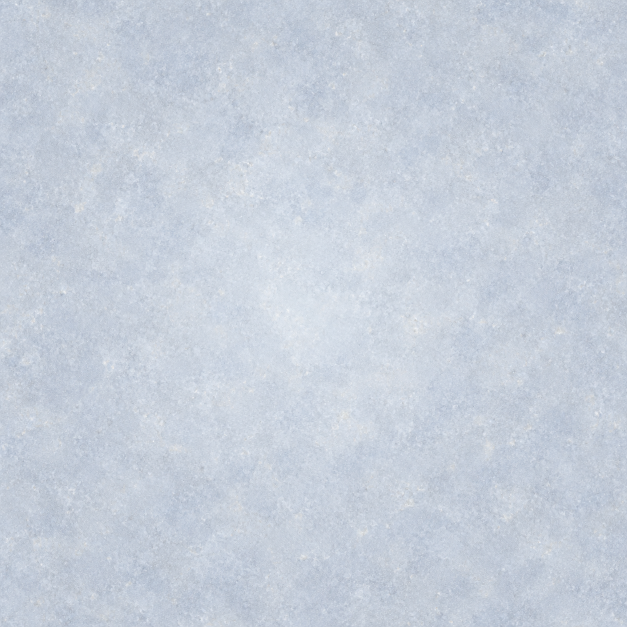
#> input picture Assets/GameplaySource/ceramic.png, 1254 x 1254 px (shown at 1/2 size)
$ python prepare_assets.py
#> lines starting #> are read from the running program, lines starting #| are printed output that depends on the picture
#> in generate, texture is the input picture: PIL image 1254x1254 RGB; mean R, G, B 198.3, 206.6, 218.4
### scripts/generate_gameplay_sprites.py
#!/usr/bin/env python3
"""Create Spherail's original board art from an original ceramic texture.

The image generator supplied only the neutral material swatch. All silhouettes,
colours, lighting, symbols, and damaged states below are drawn by this script.
No scaffold pixel data is used.
"""
from __future__ import annotations

import math
from pathlib import Path

from PIL import Image, ImageDraw


ROOT = Path(__file__).resolve().parents[1]
TEXTURE = ROOT / 'Assets' / 'GameplaySource' / 'ceramic.png'
OUTPUT = ROOT / 'Assets' / 'Gameplay'
MAC_OUTPUT = ROOT / 'Assets' / 'GameplayMac'
S = 4
COLORS = (
    (157, 177, 194),  # pearl
    (250, 121, 52),   # amber
    (43, 138, 231),   # azure
    (50, 184, 117),   # jade
    (247, 219, 30),   # gold
)


def mix(a, b, t):
    return tuple(round(a[i] * (1 - t) + b[i] * t) for i in range(3))


def rgba(c, alpha=255):
    return (*c, alpha)


def box(draw, xy, **kwargs):
    draw.rectangle(tuple(round(v * S) for v in xy), **kwargs)


def roundbox(draw, xy, radius, **kwargs):
    draw.rounded_rectangle(tuple(round(v * S) for v in xy), radius=radius*S, **kwargs)


def ellipse(draw, xy, **kwargs):
    draw.ellipse(tuple(round(v*S) for v in xy), **kwargs)


def polygon(draw, points, **kwargs):
    draw.polygon([(round(x*S), round(y*S)) for x, y in points], **kwargs)


def line(draw, points, **kwargs):
    draw.line([(round(x*S), round(y*S)) for x, y in points], **kwargs)


def finish(image, size=32):
    return image.resize((size, size), Image.Resampling.LANCZOS)


def ceramic(texture):
    # One repeated cell. Keep the material faint so level objects read at 32px.
    grain = texture.resize((32*S, 32*S), Image.Resampling.LANCZOS).convert('RGB')
    base = Image.new('RGB', grain.size, (212, 219, 231))
    base = Image.blend(base, grain, 0.19).convert('RGBA')
#> base: PIL image 128x128 RGBA
    shine = Image.new('RGBA', base.size, (0, 0, 0, 0))
#> shine: PIL image 128x128 RGBA; every value is 0
    d = ImageDraw.Draw(shine)
    box(d, (0, 0, 31, 31), outline=(137, 157, 177, 210), width=S)
    line(d, [(1, 1), (30, 1), (30, 2)], fill=(252, 252, 247, 170), width=S)
    line(d, [(1, 1), (1, 30)], fill=(252, 252, 247, 160), width=S)
    line(d, [(1, 30), (30, 30), (30, 2)], fill=(122, 145, 167, 100), width=S)
    base.alpha_composite(shine)
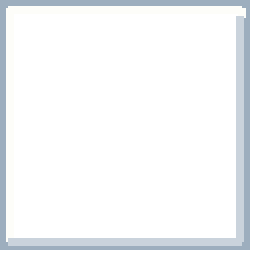
#> shine: PIL image 128x128 RGBA (shown 2 times larger); mean R, G, B, A 32.4, 35.3, 37.9, 32.2; transparent parts drawn white
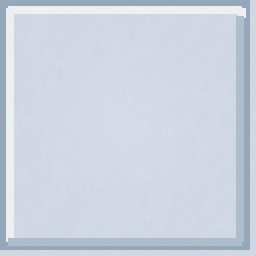
#> base: PIL image 128x128 RGBA (shown 2 times larger); mean R, G, B, A 203.8, 212, 224.1, 255
    return base


def wall(floor, color):
    im = floor.copy()
    d = ImageDraw.Draw(im)
    dark = mix(color, (20, 48, 62), 0.48)
    light = mix(color, (255, 249, 223), 0.52)
    roundbox(d, (1.5, 1.5, 30.5, 30.5), 3, fill=rgba(dark), outline=(38, 82, 94, 255), width=S)
    roundbox(d, (3, 3, 28.5, 28.5), 2.5, fill=rgba(mix(color, (220, 232, 238), 0.42)), outline=rgba(light), width=S)
    roundbox(d, (5, 5, 26.5, 26.5), 1.7, fill=rgba(mix(color, (239, 241, 231), 0.32)))
    line(d, [(6, 6), (25, 6)], fill=(255, 255, 246, 145), width=S)
    line(d, [(26, 7), (26, 25), (7, 26)], fill=rgba(dark, 100), width=S)
    return im


def key_wall(floor, color):
    # Keep the colour wall intact; a dark V identifies a closed switch wall.
    im = wall(floor, color)
    d = ImageDraw.Draw(im)
    line(d, [(10, 9), (16, 22), (22, 9)], fill=(23, 53, 60, 255), width=2*S, joint='curve')
    return im


def entrypoint(floor):
    im = floor.copy()
    d = ImageDraw.Draw(im)
    # An octagonal emitter, distinct from the original four-dot source image.
    polygon(d, [(12, 4), (20, 4), (28, 12), (28, 20), (20, 28),
                (12, 28), (4, 20), (4, 12)], fill=(38, 94, 105), outline=None)
    polygon(d, [(12, 6), (20, 6), (26, 12), (26, 20), (20, 26),
                (12, 26), (6, 20), (6, 12)], fill=(231, 195, 134))
    ellipse(d, (10, 10, 22, 22), fill=(20, 56, 66), outline=(255, 244, 210), width=S)
    polygon(d, [(16, 9), (20, 16), (16, 14), (12, 16)], fill=(255, 177, 112))
    return im


def hole(floor, color):
    im = Image.new('RGBA', (64*S, 64*S))
    for y in (0, 1):
        for x in (0, 1):
            im.paste(floor, (x*32*S, y*32*S))
    d = ImageDraw.Draw(im)
    dark = mix(color, (12, 43, 54), 0.6)
    light = mix(color, (255, 242, 202), 0.44)
    polygon(d, [(19, 4), (45, 4), (60, 19), (60, 45), (45, 60),
                (19, 60), (4, 45), (4, 19)], fill=rgba(dark), outline=None)
    polygon(d, [(20, 7), (44, 7), (57, 20), (57, 44), (44, 57),
                (20, 57), (7, 44), (7, 20)], fill=rgba(mix(color, (215, 225, 224), 0.53)))
    ellipse(d, (12, 12, 52, 52), fill=rgba(light), outline=rgba((249, 244, 217)), width=2*S)
    ellipse(d, (17, 17, 47, 47), fill=(19, 59, 69), outline=rgba(dark), width=3*S)
    ellipse(d, (21, 21, 43, 43), fill=(5, 19, 29), outline=(95, 130, 132), width=S)
    for x, y in ((17, 12), (47, 12), (52, 47), (12, 47)):
        ellipse(d, (x-1, y-1, x+1, y+1), fill=(35, 79, 85))
    reflection = Image.new('RGBA', im.size, (0, 0, 0, 0))
    ellipse(ImageDraw.Draw(reflection), (24, 23, 36, 29), fill=(76, 113, 116, 105))
    im.alpha_composite(reflection)
    return im


def ball(color):
    size = 128
    im = Image.new('RGBA', (size, size), (0, 0, 0, 0))
    pixels = im.load()
    # Keep the neutral ball pearly; coloured balls retain their hue through
    # both the lit and shaded parts after the game shrinks them to 20px.
    neutral = color == COLORS[0]
    hi = mix(color, (255, 250, 226), 0.72 if neutral else 0.10)
    deep = mix(color, (7, 36, 56), 0.7 if neutral else 0.48)
    for y in range(size):
        for x in range(size):
            dx = (x-63.5)/57
            dy = (y-63.5)/57
            dist = math.hypot(dx, dy)
            if dist > 1.05:
                continue
            alpha = round(255*max(0, min(1, (1.05-dist)*12)))
            light = max(0, 1 - math.hypot(dx+0.34, dy+0.43)/1.4)
            shade = max(0, min(1, 0.45 + light*0.68 - dist*0.24 + dy*-0.09))
            c = mix(deep, hi, shade)
            if 0.88 < dist < 1.0:
                c = mix(c, deep, 0.7)
            pixels[x, y] = rgba(c, alpha)
    reflection = Image.new('RGBA', im.size, (0, 0, 0, 0))
    d = ImageDraw.Draw(reflection)
    d.ellipse((34, 21, 76, 49), fill=(255, 255, 242, 50 if neutral else 30))
    d.arc((9, 9, 117, 117), 203, 314,
          fill=rgba(mix(color, (255, 248, 213), 0.55), 200), width=5)
    im.alpha_composite(reflection)
    return im


def brick(color, stage):
    # Damage stages share a newly drawn, beveled enamel block silhouette.
    im = Image.new('RGBA', (128, 128), (0, 0, 0, 0))
    d = ImageDraw.Draw(im)
    shadow = mix(color, (17, 49, 60), 0.57)
    mid = mix(color, (222, 227, 217), 0.13)
    lit = mix(color, (255, 243, 210), 0.44)
    roundbox(d, (0.5, 0.5, 31.5, 31.5), 2.6, fill=rgba(shadow))
    roundbox(d, (2, 2, 29, 29), 1.8, fill=rgba(mid), outline=rgba(lit), width=S)
    roundbox(d, (5, 5, 26, 25.5), 1.1, fill=rgba(mix(mid, lit, 0.21)))
    line(d, [(5, 5), (26, 5)], fill=(255, 255, 234, 125), width=S)
    # Even the untouched brick has one dark fracture, so it cannot be mistaken
    # for a colour wall; later damage adds branches and widens the seam.
    cracks = [
        [(10, 1), (13, 7), (10, 12), (17, 17), (14, 23), (21, 31)],
        [(29, 11), (23, 14), (17, 17)],
        [(3, 23), (9, 20), (14, 23)],
    ]
    crack_highlight = Image.new('RGBA', im.size, (0, 0, 0, 0))
    highlight_draw = ImageDraw.Draw(crack_highlight)
    for path in cracks[:stage + 1]:
        line(d, path, fill=rgba(mix(shadow, (8, 29, 37), 0.62)),
             width=round((1.5 if stage == 0 else 1.8 + stage * 0.2)*S), joint='curve')
        offset = [(x+0.8, y+0.6) for x, y in path]
        line(highlight_draw, offset, fill=rgba(lit, 205), width=S//2, joint='curve')
    im.alpha_composite(crack_highlight)
    if stage == 2:
        polygon(d, [(0, 0), (8, 0), (4, 4), (0, 7)], fill=(0, 0, 0, 0))
        polygon(d, [(32, 22), (32, 32), (24, 32), (29, 27)], fill=(0, 0, 0, 0))
    return im


def one_way(floor, color, direction, *, capped=False):
    im = floor.copy()
    d = ImageDraw.Draw(im)
    rim = mix(color, (16, 54, 65), 0.49)
    roundbox(d, (2, 2, 30, 30), 4, fill=rgba(mix(color, (227, 231, 225), 0.62)),
             outline=rgba(rim), width=S)
    # Keep the established face and rails identical on both platforms.
    box(d, (3, 3, 29, 6), fill=rgba(color))
    box(d, (3, 26, 29, 29), fill=rgba(color))
    arrow = [(16, 8), (23, 17), (19, 17), (19, 24), (13, 24), (13, 17), (9, 17)]
    if capped:
        # The Mac mark adds a transverse bar ahead of the arrow. The shorter
        # arrow leaves a gap while keeping the combined mark centred in the cell.
        arrow = [(16, 12), (23, 18), (19, 18), (19, 24), (13, 24), (13, 18), (9, 18)]
    theta = {'u': 0, 'r': 90, 'd': 180, 'l': 270}[direction]
    rad = math.radians(theta)
    rotated = [(16+(x-16)*math.cos(rad)-(y-16)*math.sin(rad),
                16+(x-16)*math.sin(rad)+(y-16)*math.cos(rad)) for x, y in arrow]
    polygon(d, rotated, fill=rgba(rim))
    if capped:
        cap = [(9, 8), (23, 8), (23, 10), (9, 10)]
        rotated_cap = [(16+(x-16)*math.cos(rad)-(y-16)*math.sin(rad),
                        16+(x-16)*math.sin(rad)+(y-16)*math.cos(rad)) for x, y in cap]
        polygon(d, rotated_cap, fill=rgba(rim))
    return im


def accelerator_chevrons(direction):
    """Two equal chevrons whose combined bounds are centred at (16, 16)."""
    theta = math.radians({'u': 0, 'r': 90, 'd': 180, 'l': 270}[direction])
    paths = []
    for tip_y in (8.5, 16.5):
        arrow = [(8, tip_y+7), (16, tip_y), (24, tip_y+7)]
        paths.append([(16+(x-16)*math.cos(theta)-(y-16)*math.sin(theta),
                       16+(x-16)*math.sin(theta)+(y-16)*math.cos(theta)) for x, y in arrow])
    return paths


def accelerator(floor, direction):
    im = floor.copy()
    d = ImageDraw.Draw(im)
    roundbox(d, (3, 3, 29, 29), 3, fill=(105, 154, 164, 76),
             outline=(57, 108, 118, 190), width=S)
    for points in accelerator_chevrons(direction):
        line(d, points, fill=(28, 101, 117), width=3*S, joint='curve')
        line(d, points, fill=(241, 242, 215), width=S, joint='curve')
    return im


def generate():
    OUTPUT.mkdir(parents=True, exist_ok=True)
    MAC_OUTPUT.mkdir(parents=True, exist_ok=True)
    texture = Image.open(TEXTURE)
    floor = ceramic(texture)
    finish(floor).save(OUTPUT / 'tile.png')
    finish(entrypoint(floor)).save(OUTPUT / 'entrypoint.png')
    for index, color in enumerate(COLORS):
        finish(wall(floor, color)).save(OUTPUT / f'wall{index}.png')
        finish(key_wall(floor, color)).save(OUTPUT / f'key_wall{index}.png')
        finish(hole(floor, color), 64).save(OUTPUT / f'hole{index}.png')
        ball(color).save(OUTPUT / f'ball{index}.png')
        for stage in range(3):
            suffix = f'_{stage}' if stage else ''
            brick(color, stage).save(OUTPUT / f'brick{index}{suffix}.png')
        for direction in 'udlr':
            shared = finish(one_way(floor, color, direction))
            shared.save(OUTPUT / f'one_way_{direction}{index}.png')
            capped = finish(one_way(floor, color, direction, capped=True))
            # Keep the original frame/rails exactly, including their edge pixels.
            shared.paste(capped.crop((7, 7, 26, 26)), (7, 7))
            shared.save(MAC_OUTPUT / f'one_way_{direction}{index}.png')
#> this loop made 5 passes
#> pass 1, in key_wall, `im = wall(floor, color)`:
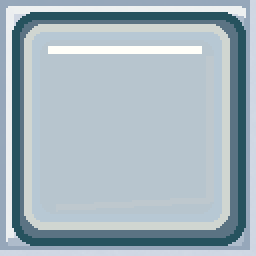
#> im: PIL image 128x128 RGBA (shown 2 times larger); mean R, G, B, A 162.1, 179.1, 188.4, 248; transparent parts drawn white
#> after the loop:
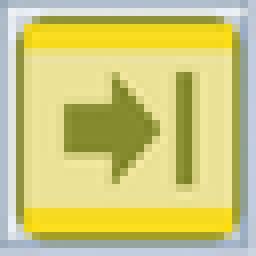
#> capped: PIL image 32x32 RGBA (shown 8 times larger); mean R, G, B, A 206, 201.1, 124.4, 255
    for direction in 'udlr':
        finish(accelerator(floor, direction)).save(OUTPUT / f'accelerator_{direction}.png')
#> this loop made 4 passes
#> pass 1, in generate, `finish(accelerator(floor, direction)).save(OUTPUT / f'accelerator_{dir..`:
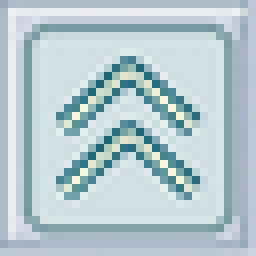
#> saved as accelerator_u.png: PIL image 32x32 RGBA (shown 8 times larger); mean R, G, B, A 128.8, 165.5, 175.2, 168.6; transparent parts drawn white


# [2 lines that do not run on import are left out]

### scripts/prepare_editor_tiles.py
"""Bake the web editor's composite cells into reusable local PNG sprites."""
from pathlib import Path

from PIL import Image, ImageDraw, ImageFont


COLORS = ('#9aa0a6', '#f4a261', '#4ea1f3', '#6fcf97', '#f2c94c')


def prepare(web: Path) -> None:
    source = web / 'img' / 'inkball'
    target = web / 'img' / 'editor'
    target.mkdir(parents=True, exist_ok=True)
    floor = Image.open(source / 'tile.png').convert('RGBA')
    walls = [Image.open(source / f'wall{i}.png').convert('RGBA') for i in range(5)]
#> walls = 5 items
    try:
        font = ImageFont.truetype('/System/Library/Fonts/Supplemental/Arial Bold.ttf', 12)
        count_font = ImageFont.truetype('/System/Library/Fonts/Supplemental/Arial Bold.ttf', 13)
    except OSError:
        font = ImageFont.load_default()
        count_font = font

    for index, color in enumerate(COLORS):
        gate = floor.copy()
        layer = Image.new('RGBA', gate.size, (0, 0, 0, 0))
#> layer: PIL image 32x32 RGBA; every value is 0
        draw = ImageDraw.Draw(layer)
        draw.rectangle((3, 3, 29, 29), fill=(*bytes.fromhex(color[1:]), 64))
        draw.rectangle((3, 3, 29, 29), outline=color, width=3)
        gate.alpha_composite(layer)
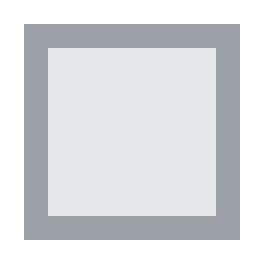
#> layer: PIL image 32x32 RGBA (shown 8 times larger); mean R, G, B, A 109.6, 113.9, 118.2, 99.3; transparent parts drawn white
        gate.save(target / f'C{index}.png')

        key = Image.open(source / f'key_wall{index}.png').convert('RGBA')
        key.save(target / f'Y{index}.png')

        for token in ('V', 'G'):
            tile = floor.copy()
            draw = ImageDraw.Draw(tile)
            draw.ellipse((6, 6, 26, 26), fill=color)
            draw.text((16, 16), token, font=font, fill='#111111', anchor='mm')
            tile.save(target / f'{token}{index}.png')

    for seconds in range(100):
        timed = walls[0].copy()
        ImageDraw.Draw(timed).text((16, 16), str(seconds), font=count_font,
                                    fill='white', stroke_width=2,
                                    stroke_fill='#10141c', anchor='mm')
        timed.save(target / f'T{seconds:02d}.png')
#> this loop made 100 passes
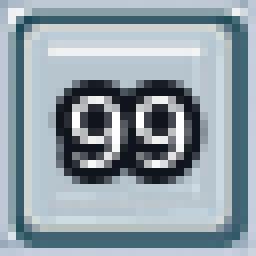
#> timed: PIL image 32x32 RGBA (shown 8 times larger); mean R, G, B, A 142.8, 157.4, 166.2, 247.2; transparent parts drawn white

### scripts/prepare_assets.py
#!/usr/bin/env python3
"""Generate App resources using only sources inside this repository.

Web contains the maintained desktop engine, translations and UI artwork.
Assets contains map definitions and the material used to generate board sprites.
"""
import json
import shutil
from pathlib import Path

from extra_official_maps import build_maps
from layouts import filter_layout, to_pair_layout
from generate_gameplay_sprites import generate as generate_gameplay_sprites
from prepare_editor_tiles import prepare as prepare_editor_tiles

APP = Path(__file__).resolve().parents[1]
WEB = APP / 'Web'
LEVELS = APP / 'Assets' / 'Levels'

generate_gameplay_sprites()
sprites = WEB / 'img' / 'inkball'
sprites.mkdir(parents=True, exist_ok=True)
for art in (APP / 'Assets' / 'Gameplay').glob('*.png'):
    shutil.copy2(art, sprites / art.name)
mac_sprites = sprites / 'mac'
mac_sprites.mkdir(parents=True, exist_ok=True)
for art in (APP / 'Assets' / 'GameplayMac').glob('*.png'):
    shutil.copy2(art, mac_sprites / art.name)
prepare_editor_tiles(WEB)
translations = {
#> (the run stopped early here; a loop or call above may not have finished)
